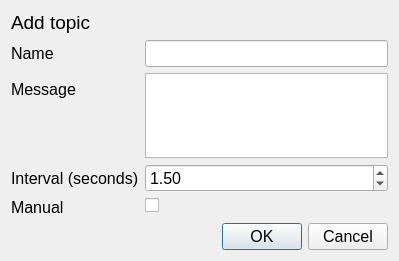
<?xml version="1.0" encoding="UTF-8"?>
<ui version="4.0">
 <class>AddProtoTopicDialog</class>
 <widget class="QDialog" name="AddProtoTopicDialog">
  <property name="geometry">
   <rect>
    <x>0</x>
    <y>0</y>
    <width>399</width>
    <height>261</height>
   </rect>
  </property>
  <property name="font">
   <font>
    <pointsize>12</pointsize>
   </font>
  </property>
  <property name="windowTitle">
   <string>Add topic</string>
  </property>
  <layout class="QVBoxLayout" name="verticalLayout_2">
   <item>
    <layout class="QVBoxLayout" name="verticalLayout">
     <item alignment="Qt::AlignTop">
      <widget class="QLabel" name="label">
       <property name="font">
        <font>
         <pointsize>14</pointsize>
        </font>
       </property>
       <property name="text">
        <string>Add topic</string>
       </property>
      </widget>
     </item>
     <item>
      <layout class="QFormLayout" name="formLayout">
       <item row="0" column="0">
        <widget class="QLabel" name="name_lbl">
         <property name="text">
          <string>Name</string>
         </property>
        </widget>
       </item>
       <item row="1" column="0">
        <widget class="QLabel" name="format_lbl">
         <property name="text">
          <string>Message</string>
         </property>
        </widget>
       </item>
       <item row="2" column="0">
        <widget class="QLabel" name="interval_lbl">
         <property name="text">
          <string>Interval (seconds)</string>
         </property>
        </widget>
       </item>
       <item row="2" column="1">
        <widget class="QDoubleSpinBox" name="interval_spin_box">
         <property name="toolTip">
          <string>Interval of incoming data</string>
         </property>
         <property name="minimum">
          <double>0.100000000000000</double>
         </property>
         <property name="maximum">
          <double>60.000000000000000</double>
         </property>
         <property name="singleStep">
          <double>0.500000000000000</double>
         </property>
         <property name="value">
          <double>1.500000000000000</double>
         </property>
        </widget>
       </item>
       <item row="0" column="1">
        <widget class="QLineEdit" name="name_line_edit">
         <property name="toolTip">
          <string>Name of topic</string>
         </property>
        </widget>
       </item>
       <item row="3" column="1">
        <widget class="QCheckBox" name="manual_check_box">
         <property name="toolTip">
          <string>If checked, the data will be automatically send every &lt;interval&gt; seconds</string>
         </property>
         <property name="text">
          <string/>
         </property>
         <property name="checked">
          <bool>false</bool>
         </property>
        </widget>
       </item>
       <item row="3" column="0">
        <widget class="QLabel" name="manual_lbl">
         <property name="text">
          <string>Manual</string>
         </property>
        </widget>
       </item>
       <item row="1" column="1">
        <widget class="QListWidget" name="message_list"/>
       </item>
      </layout>
     </item>
    </layout>
   </item>
   <item>
    <widget class="QDialogButtonBox" name="buttonBox">
     <property name="orientation">
      <enum>Qt::Horizontal</enum>
     </property>
     <property name="standardButtons">
      <set>QDialogButtonBox::Cancel|QDialogButtonBox::Ok</set>
     </property>
    </widget>
   </item>
  </layout>
 </widget>
 <resources/>
 <connections>
  <connection>
   <sender>buttonBox</sender>
   <signal>accepted()</signal>
   <receiver>AddProtoTopicDialog</receiver>
   <slot>accept()</slot>
   <hints>
    <hint type="sourcelabel">
     <x>248</x>
     <y>254</y>
    </hint>
    <hint type="destinationlabel">
     <x>157</x>
     <y>274</y>
    </hint>
   </hints>
  </connection>
  <connection>
   <sender>buttonBox</sender>
   <signal>rejected()</signal>
   <receiver>AddProtoTopicDialog</receiver>
   <slot>reject()</slot>
   <hints>
    <hint type="sourcelabel">
     <x>316</x>
     <y>260</y>
    </hint>
    <hint type="destinationlabel">
     <x>286</x>
     <y>274</y>
    </hint>
   </hints>
  </connection>
 </connections>
</ui>
